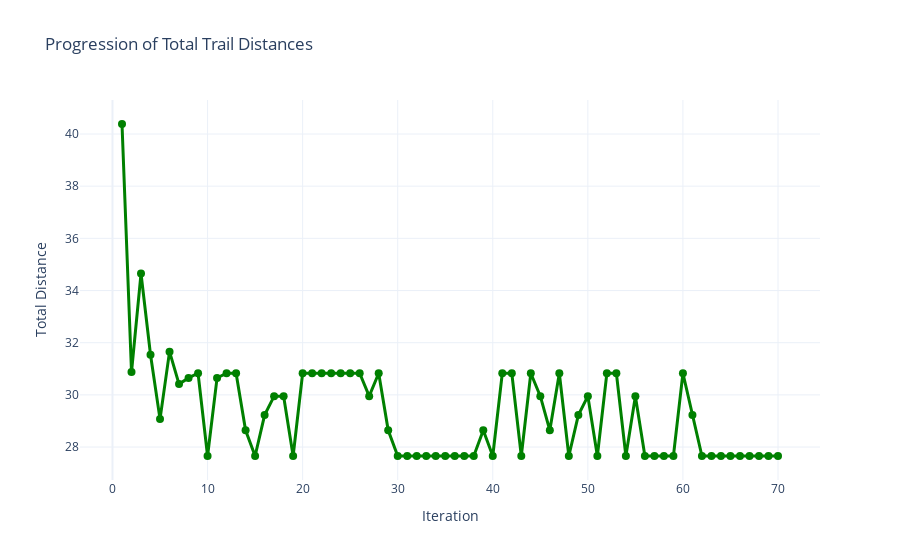
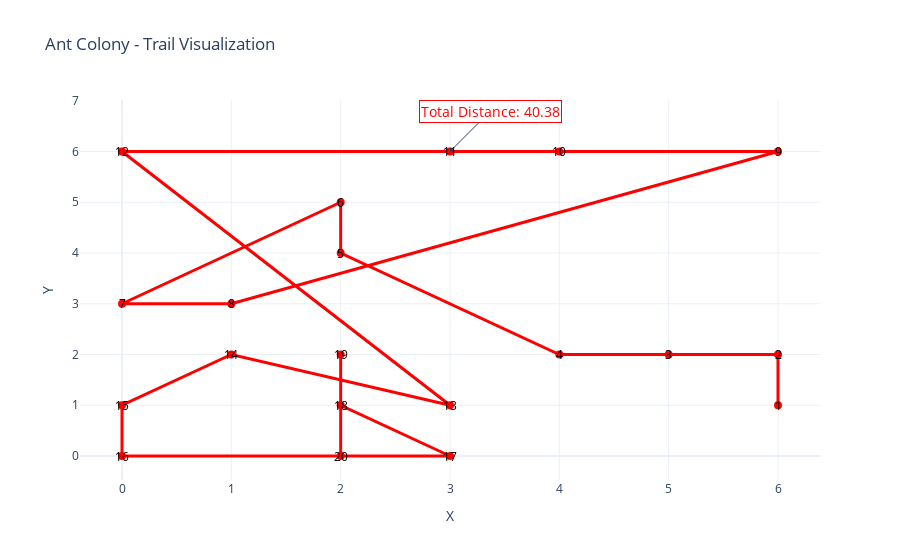
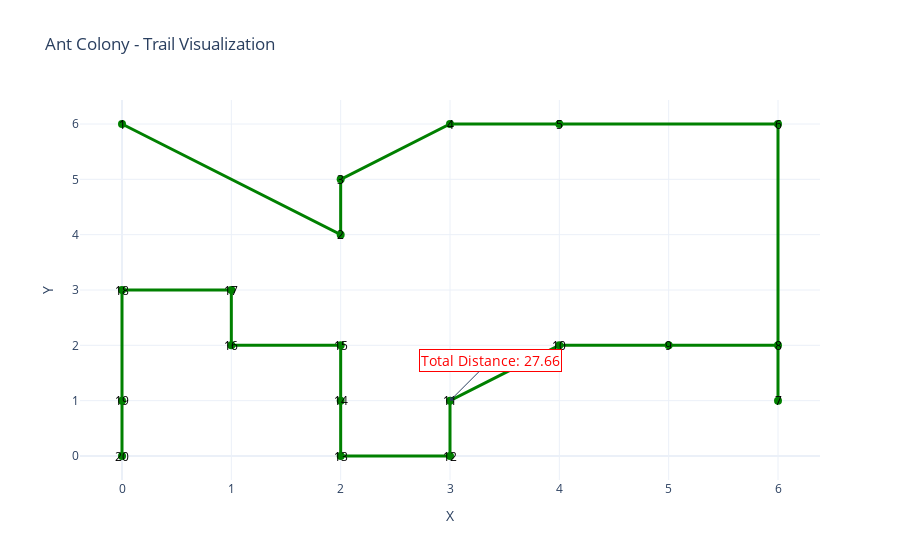

Notebook cell for these charts, in order:
### Code cell
model = AntColonyModel(request=request)
response: AntColonyResponse = model.run(max_iterations=70)

# eject_object(first_trail, "_first_trail")
# eject_object(last_trail, "_last_trail")
# eject_object(collection_of_ants_trails, "_collection_of_ants_trails")

plot_progression(response.collection_of_ants_trails)
plot_trail(response.first_trail, color="red", name="First Trail")
plot_trail(response.last_trail, color="green", name="Last Trail")

### Figure 1 — Plotly figure (JSON) as saved in the notebook; plotly's stock layout.template omitted (floating-point values rounded to 4 significant figures)
{"data": [{"line": {"color": "green", "width": 3}, "marker": {"size": 8}, "mode": "lines+markers", "name": "Total Distance per Iteration", "type": "scatter", "x": [1, 2, 3, 4, 5, 6, 7, 8, 9, 10, 11, 12, 13, 14, 15, 16, 17, 18, 19, 20, 21, 22, 23, 24, 25, 26, 27, 28, 29, 30, 31, 32, 33, 34, 35, 36, 37, 38, 39, 40, 41, 42, 43, 44, 45, 46, 47, 48, 49, 50, 51, 52, 53, 54, 55, 56, 57, 58, 59, 60, 61, 62, 63, 64, 65, 66, 67, 68, 69, 70], "y": [40.38, 30.88, 34.65, 31.54, 29.07, 31.66, 30.41, 30.65, 30.83, 27.66, 30.65, 30.83, 30.83, 28.64, 27.66, 29.23, 29.95, 29.95, 27.66, 30.83, 30.83, 30.83, 30.83, 30.83, 30.83, 30.83, 29.95, 30.83, 28.64, 27.66, 27.66, 27.66, 27.66, 27.66, 27.66, 27.66, 27.66, 27.66, 28.64, 27.66, 30.83, 30.83, 27.66, 30.83, 29.95, 28.64, 30.83, 27.66, 29.23, 29.95, 27.66, 30.83, 30.83, 27.66, 29.95, 27.66, 27.66, 27.66, 27.66, 30.83, 29.23, 27.66, 27.66, 27.66, 27.66, 27.66, 27.66, 27.66, 27.66, 27.66]}], "layout": {"title": {"text": "Progression of Total Trail Distances"}, "xaxis": {"title": {"text": "Iteration"}}, "yaxis": {"title": {"text": "Total Distance"}}}}

### Figure 2 — Plotly figure (JSON) as saved in the notebook; plotly's stock layout.template omitted (floating-point values rounded to 4 significant figures)
{"data": [{"line": {"color": "red", "width": 3}, "marker": {"size": 8}, "mode": "lines+markers", "name": "First Trail", "type": "scatter", "x": [6, 6, 5, 4, 2, 2, 0, 1, 6, 4, 3, 0, 3, 1, 0, 0, 3, 2, 2, 2], "y": [1, 2, 2, 2, 4, 5, 3, 3, 6, 6, 6, 6, 1, 2, 1, 0, 0, 1, 2, 0]}], "layout": {"annotations": [{"font": {"color": "black", "size": 12}, "showarrow": false, "text": "1", "x": 6, "y": 1}, {"font": {"color": "black", "size": 12}, "showarrow": false, "text": "2", "x": 6, "y": 2}, {"font": {"color": "black", "size": 12}, "showarrow": false, "text": "3", "x": 5, "y": 2}, {"font": {"color": "black", "size": 12}, "showarrow": false, "text": "4", "x": 4, "y": 2}, {"font": {"color": "black", "size": 12}, "showarrow": false, "text": "5", "x": 2, "y": 4}, {"font": {"color": "black", "size": 12}, "showarrow": false, "text": "6", "x": 2, "y": 5}, {"font": {"color": "black", "size": 12}, "showarrow": false, "text": "7", "x": 0, "y": 3}, {"font": {"color": "black", "size": 12}, "showarrow": false, "text": "8", "x": 1, "y": 3}, {"font": {"color": "black", "size": 12}, "showarrow": false, "text": "9", "x": 6, "y": 6}, {"font": {"color": "black", "size": 12}, "showarrow": false, "text": "10", "x": 4, "y": 6}, {"font": {"color": "black", "size": 12}, "showarrow": false, "text": "11", "x": 3, "y": 6}, {"font": {"color": "black", "size": 12}, "showarrow": false, "text": "12", "x": 0, "y": 6}, {"font": {"color": "black", "size": 12}, "showarrow": false, "text": "13", "x": 3, "y": 1}, {"font": {"color": "black", "size": 12}, "showarrow": false, "text": "14", "x": 1, "y": 2}, {"font": {"color": "black", "size": 12}, "showarrow": false, "text": "15", "x": 0, "y": 1}, {"font": {"color": "black", "size": 12}, "showarrow": false, "text": "16", "x": 0, "y": 0}, {"font": {"color": "black", "size": 12}, "showarrow": false, "text": "17", "x": 3, "y": 0}, {"font": {"color": "black", "size": 12}, "showarrow": false, "text": "18", "x": 2, "y": 1}, {"font": {"color": "black", "size": 12}, "showarrow": false, "text": "19", "x": 2, "y": 2}, {"font": {"color": "black", "size": 12}, "showarrow": false, "text": "20", "x": 2, "y": 0}, {"arrowhead": 1, "ax": 40, "ay": -40, "bgcolor": "white", "bordercolor": "red", "borderwidth": 1, "font": {"color": "red", "size": 14}, "showarrow": true, "text": "Total Distance: 40.38", "x": 3, "y": 6}], "legend": {"title": {"text": "Trails"}}, "title": {"text": "Ant Colony - Trail Visualization"}, "xaxis": {"title": {"text": "X"}}, "yaxis": {"title": {"text": "Y"}}}}

### Figure 3 — Plotly figure (JSON) as saved in the notebook; plotly's stock layout.template omitted (floating-point values rounded to 4 significant figures)
{"data": [{"line": {"color": "green", "width": 3}, "marker": {"size": 8}, "mode": "lines+markers", "name": "Last Trail", "type": "scatter", "x": [0, 2, 2, 3, 4, 6, 6, 6, 5, 4, 3, 3, 2, 2, 2, 1, 1, 0, 0, 0], "y": [6, 4, 5, 6, 6, 6, 1, 2, 2, 2, 1, 0, 0, 1, 2, 2, 3, 3, 1, 0]}], "layout": {"annotations": [{"font": {"color": "black", "size": 12}, "showarrow": false, "text": "1", "x": 0, "y": 6}, {"font": {"color": "black", "size": 12}, "showarrow": false, "text": "2", "x": 2, "y": 4}, {"font": {"color": "black", "size": 12}, "showarrow": false, "text": "3", "x": 2, "y": 5}, {"font": {"color": "black", "size": 12}, "showarrow": false, "text": "4", "x": 3, "y": 6}, {"font": {"color": "black", "size": 12}, "showarrow": false, "text": "5", "x": 4, "y": 6}, {"font": {"color": "black", "size": 12}, "showarrow": false, "text": "6", "x": 6, "y": 6}, {"font": {"color": "black", "size": 12}, "showarrow": false, "text": "7", "x": 6, "y": 1}, {"font": {"color": "black", "size": 12}, "showarrow": false, "text": "8", "x": 6, "y": 2}, {"font": {"color": "black", "size": 12}, "showarrow": false, "text": "9", "x": 5, "y": 2}, {"font": {"color": "black", "size": 12}, "showarrow": false, "text": "10", "x": 4, "y": 2}, {"font": {"color": "black", "size": 12}, "showarrow": false, "text": "11", "x": 3, "y": 1}, {"font": {"color": "black", "size": 12}, "showarrow": false, "text": "12", "x": 3, "y": 0}, {"font": {"color": "black", "size": 12}, "showarrow": false, "text": "13", "x": 2, "y": 0}, {"font": {"color": "black", "size": 12}, "showarrow": false, "text": "14", "x": 2, "y": 1}, {"font": {"color": "black", "size": 12}, "showarrow": false, "text": "15", "x": 2, "y": 2}, {"font": {"color": "black", "size": 12}, "showarrow": false, "text": "16", "x": 1, "y": 2}, {"font": {"color": "black", "size": 12}, "showarrow": false, "text": "17", "x": 1, "y": 3}, {"font": {"color": "black", "size": 12}, "showarrow": false, "text": "18", "x": 0, "y": 3}, {"font": {"color": "black", "size": 12}, "showarrow": false, "text": "19", "x": 0, "y": 1}, {"font": {"color": "black", "size": 12}, "showarrow": false, "text": "20", "x": 0, "y": 0}, {"arrowhead": 1, "ax": 40, "ay": -40, "bgcolor": "white", "bordercolor": "red", "borderwidth": 1, "font": {"color": "red", "size": 14}, "showarrow": true, "text": "Total Distance: 27.66", "x": 3, "y": 1}], "legend": {"title": {"text": "Trails"}}, "title": {"text": "Ant Colony - Trail Visualization"}, "xaxis": {"title": {"text": "X"}}, "yaxis": {"title": {"text": "Y"}}}}
